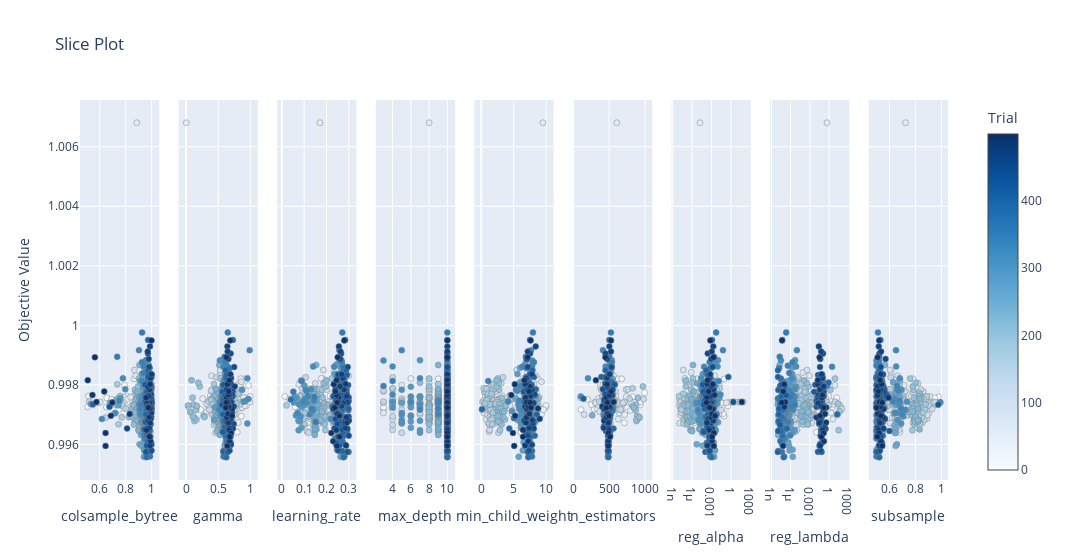

The notebook cell this image was saved under:
### Code cell
optuna.visualization.plot_slice(study)

### Figure 1 — Plotly figure (JSON) as saved in the notebook; plotly's stock layout.template omitted (floating-point values rounded to 4 significant figures; data arrays with more than 128 entries replaced by an {"elided": "..."} marker saying what was removed)
{"data": [{"marker": {"color": {"elided": "500 int values"}, "colorbar": {"title": {"text": "Trial"}, "x": 1, "xpad": 40}, "colorscale": [[0, "rgb(247,251,255)"], [0.125, "rgb(222,235,247)"], [0.25, "rgb(198,219,239)"], [0.375, "rgb(158,202,225)"], [0.5, "rgb(107,174,214)"], [0.625, "rgb(66,146,198)"], [0.75, "rgb(33,113,181)"], [0.875, "rgb(8,81,156)"], [1, "rgb(8,48,107)"]], "line": {"color": "Grey", "width": 0.5}, "showscale": true}, "mode": "markers", "name": "Feasible Trial", "showlegend": false, "type": "scatter", "x": {"elided": "500 float values"}, "xaxis": "x", "y": {"elided": "500 float values"}, "yaxis": "y"}, {"marker": {"color": {"elided": "500 int values"}, "colorbar": {"title": {"text": "Trial"}, "x": 1, "xpad": 40}, "colorscale": [[0, "rgb(247,251,255)"], [0.125, "rgb(222,235,247)"], [0.25, "rgb(198,219,239)"], [0.375, "rgb(158,202,225)"], [0.5, "rgb(107,174,214)"], [0.625, "rgb(66,146,198)"], [0.75, "rgb(33,113,181)"], [0.875, "rgb(8,81,156)"], [1, "rgb(8,48,107)"]], "line": {"color": "Grey", "width": 0.5}, "showscale": false}, "mode": "markers", "name": "Feasible Trial", "showlegend": false, "type": "scatter", "x": {"elided": "500 float values"}, "xaxis": "x2", "y": {"elided": "500 float values"}, "yaxis": "y2"}, {"marker": {"color": {"elided": "500 int values"}, "colorbar": {"title": {"text": "Trial"}, "x": 1, "xpad": 40}, "colorscale": [[0, "rgb(247,251,255)"], [0.125, "rgb(222,235,247)"], [0.25, "rgb(198,219,239)"], [0.375, "rgb(158,202,225)"], [0.5, "rgb(107,174,214)"], [0.625, "rgb(66,146,198)"], [0.75, "rgb(33,113,181)"], [0.875, "rgb(8,81,156)"], [1, "rgb(8,48,107)"]], "line": {"color": "Grey", "width": 0.5}, "showscale": false}, "mode": "markers", "name": "Feasible Trial", "showlegend": false, "type": "scatter", "x": {"elided": "500 float values"}, "xaxis": "x3", "y": {"elided": "500 float values"}, "yaxis": "y3"}, {"marker": {"color": {"elided": "500 int values"}, "colorbar": {"title": {"text": "Trial"}, "x": 1, "xpad": 40}, "colorscale": [[0, "rgb(247,251,255)"], [0.125, "rgb(222,235,247)"], [0.25, "rgb(198,219,239)"], [0.375, "rgb(158,202,225)"], [0.5, "rgb(107,174,214)"], [0.625, "rgb(66,146,198)"], [0.75, "rgb(33,113,181)"], [0.875, "rgb(8,81,156)"], [1, "rgb(8,48,107)"]], "line": {"color": "Grey", "width": 0.5}, "showscale": false}, "mode": "markers", "name": "Feasible Trial", "showlegend": false, "type": "scatter", "x": {"elided": "500 int values"}, "xaxis": "x4", "y": {"elided": "500 float values"}, "yaxis": "y4"}, {"marker": {"color": {"elided": "500 int values"}, "colorbar": {"title": {"text": "Trial"}, "x": 1, "xpad": 40}, "colorscale": [[0, "rgb(247,251,255)"], [0.125, "rgb(222,235,247)"], [0.25, "rgb(198,219,239)"], [0.375, "rgb(158,202,225)"], [0.5, "rgb(107,174,214)"], [0.625, "rgb(66,146,198)"], [0.75, "rgb(33,113,181)"], [0.875, "rgb(8,81,156)"], [1, "rgb(8,48,107)"]], "line": {"color": "Grey", "width": 0.5}, "showscale": false}, "mode": "markers", "name": "Feasible Trial", "showlegend": false, "type": "scatter", "x": {"elided": "500 float values"}, "xaxis": "x5", "y": {"elided": "500 float values"}, "yaxis": "y5"}, {"marker": {"color": {"elided": "500 int values"}, "colorbar": {"title": {"text": "Trial"}, "x": 1, "xpad": 40}, "colorscale": [[0, "rgb(247,251,255)"], [0.125, "rgb(222,235,247)"], [0.25, "rgb(198,219,239)"], [0.375, "rgb(158,202,225)"], [0.5, "rgb(107,174,214)"], [0.625, "rgb(66,146,198)"], [0.75, "rgb(33,113,181)"], [0.875, "rgb(8,81,156)"], [1, "rgb(8,48,107)"]], "line": {"color": "Grey", "width": 0.5}, "showscale": false}, "mode": "markers", "name": "Feasible Trial", "showlegend": false, "type": "scatter", "x": {"elided": "500 int values"}, "xaxis": "x6", "y": {"elided": "500 float values"}, "yaxis": "y6"}, {"marker": {"color": {"elided": "500 int values"}, "colorbar": {"title": {"text": "Trial"}, "x": 1, "xpad": 40}, "colorscale": [[0, "rgb(247,251,255)"], [0.125, "rgb(222,235,247)"], [0.25, "rgb(198,219,239)"], [0.375, "rgb(158,202,225)"], [0.5, "rgb(107,174,214)"], [0.625, "rgb(66,146,198)"], [0.75, "rgb(33,113,181)"], [0.875, "rgb(8,81,156)"], [1, "rgb(8,48,107)"]], "line": {"color": "Grey", "width": 0.5}, "showscale": false}, "mode": "markers", "name": "Feasible Trial", "showlegend": false, "type": "scatter", "x": {"elided": "500 float values"}, "xaxis": "x7", "y": {"elided": "500 float values"}, "yaxis": "y7"}, {"marker": {"color": {"elided": "500 int values"}, "colorbar": {"title": {"text": "Trial"}, "x": 1, "xpad": 40}, "colorscale": [[0, "rgb(247,251,255)"], [0.125, "rgb(222,235,247)"], [0.25, "rgb(198,219,239)"], [0.375, "rgb(158,202,225)"], [0.5, "rgb(107,174,214)"], [0.625, "rgb(66,146,198)"], [0.75, "rgb(33,113,181)"], [0.875, "rgb(8,81,156)"], [1, "rgb(8,48,107)"]], "line": {"color": "Grey", "width": 0.5}, "showscale": false}, "mode": "markers", "name": "Feasible Trial", "showlegend": false, "type": "scatter", "x": {"elided": "500 float values"}, "xaxis": "x8", "y": {"elided": "500 float values"}, "yaxis": "y8"}, {"marker": {"color": {"elided": "500 int values"}, "colorbar": {"title": {"text": "Trial"}, "x": 1, "xpad": 40}, "colorscale": [[0, "rgb(247,251,255)"], [0.125, "rgb(222,235,247)"], [0.25, "rgb(198,219,239)"], [0.375, "rgb(158,202,225)"], [0.5, "rgb(107,174,214)"], [0.625, "rgb(66,146,198)"], [0.75, "rgb(33,113,181)"], [0.875, "rgb(8,81,156)"], [1, "rgb(8,48,107)"]], "line": {"color": "Grey", "width": 0.5}, "showscale": false}, "mode": "markers", "name": "Feasible Trial", "showlegend": false, "type": "scatter", "x": {"elided": "500 float values"}, "xaxis": "x9", "y": {"elided": "500 float values"}, "yaxis": "y9"}], "layout": {"title": {"text": "Slice Plot"}, "width": 2700, "xaxis": {"anchor": "y", "domain": [0, 0.09136], "title": {"text": "colsample_bytree"}}, "xaxis2": {"anchor": "y2", "domain": [0.1136, 0.2049], "title": {"text": "gamma"}}, "xaxis3": {"anchor": "y3", "domain": [0.2272, 0.3185], "title": {"text": "learning_rate"}}, "xaxis4": {"anchor": "y4", "domain": [0.3407, 0.4321], "title": {"text": "max_depth"}}, "xaxis5": {"anchor": "y5", "domain": [0.4543, 0.5457], "title": {"text": "min_child_weight"}}, "xaxis6": {"anchor": "y6", "domain": [0.5679, 0.6593], "title": {"text": "n_estimators"}}, "xaxis7": {"anchor": "y7", "domain": [0.6815, 0.7728], "title": {"text": "reg_alpha"}, "type": "log"}, "xaxis8": {"anchor": "y8", "domain": [0.7951, 0.8864], "title": {"text": "reg_lambda"}, "type": "log"}, "xaxis9": {"anchor": "y9", "domain": [0.9086, 1], "title": {"text": "subsample"}}, "yaxis": {"anchor": "x", "domain": [0, 1], "title": {"text": "Objective Value"}}, "yaxis2": {"anchor": "x2", "domain": [0, 1], "matches": "y", "showticklabels": false}, "yaxis3": {"anchor": "x3", "domain": [0, 1], "matches": "y", "showticklabels": false}, "yaxis4": {"anchor": "x4", "domain": [0, 1], "matches": "y", "showticklabels": false}, "yaxis5": {"anchor": "x5", "domain": [0, 1], "matches": "y", "showticklabels": false}, "yaxis6": {"anchor": "x6", "domain": [0, 1], "matches": "y", "showticklabels": false}, "yaxis7": {"anchor": "x7", "domain": [0, 1], "matches": "y", "showticklabels": false}, "yaxis8": {"anchor": "x8", "domain": [0, 1], "matches": "y", "showticklabels": false}, "yaxis9": {"anchor": "x9", "domain": [0, 1], "matches": "y", "showticklabels": false}}}
